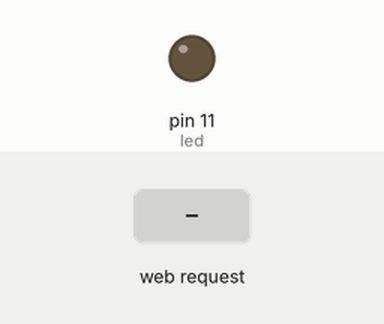
Simulated run of this sketch. Board: Arduino Uno, built for the host (arithmetic inside an expression is 32-bit, double 64-bit). Shown: output pins drawn as LEDs (lit = HIGH). The test bench sets the inputs (shaded band). WiFi joins after 1.5 s; servers stay silent unless stated; what the sketch prints to the serial monitor is not drawn.

Above: at 2.7 s.
2.8 s: HTTP request GET /?status=ON received
At 4.0 s:
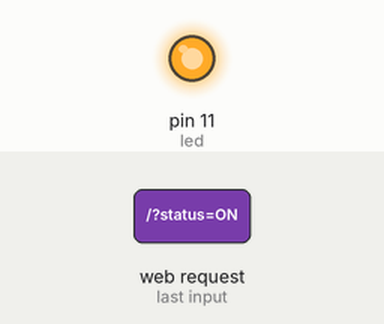
4.3 s: HTTP request GET /?status=OFF received
At 5.1 s:
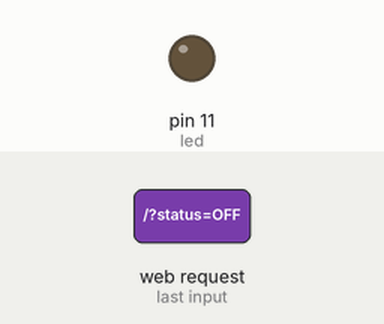
Timing chart, 0 to 7.3 s (numbered marks = the images above; inputs shaded):
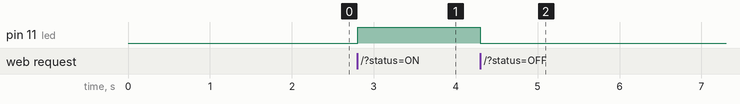

The sketch:

Project23_Internet_Controlled_LED.ino
```cpp
#include <SPI.h>
#include <Ethernet.h>
// MAC address for shield
byte mac[] = {0xDE, 0xAD, 0xBE, 0xEF, 0xFE, 0xED};
EthernetServer server(80); // Using port 80
int led = 11; // LED attached to pin 7

void setup()
{
pinMode(led, OUTPUT); // LED set as an output
Ethernet.begin(mac); // Start the Ethernet shield
server.begin();
Serial.begin(9600); // Start serial communication
Serial.println("Server address:"); // Print server address
// (Arduino shield)
Serial.println(Ethernet.localIP());
}

void loop()
{
EthernetClient client = server.available();
  if (client) {
  boolean currentLineIsBlank = true;
  String buffer = "";
  while (client.connected()) {
    if (client.available()) {
      char c = client.read(); // Read from the Ethernet shield
      buffer += c; // Add character to string buffer
      // Client sent request, now waiting for response
      if (c == '\n' && currentLineIsBlank) {
        client.println("HTTP/1.1 200 OK"); // HTTP response
        client.println("Content-Type: text/html");
        client.println(); // HTML code
        client.print("<center><br><h1>Internet Controlled LED</h1><br><br><br><FORM>");
        client.print("<P> <INPUT type=\"submit\" name=\"status\"value=\"ON\">");
        client.print("<P> <INPUT type=\"submit\" name=\"status\"value=\"OFF\">");
        client.print("</FORM></center>");
break;
}
if (c == '\n') {
currentLineIsBlank = true;
buffer = "";
}
else if (c == '\r') { // Command from webpage
// Did the on button get pressed
if (buffer.indexOf("GET /?status=ON") >= 0)
digitalWrite(led, HIGH);
// Did the off button get pressed
if (buffer.indexOf("GET /?status=OFF") >= 0)
digitalWrite(led, LOW);
}
else {
currentLineIsBlank = false;
}
}
}
client.stop(); // End server
}
}
```

Measured:
- after the input at 2.8 s, pin 11 (led): LOW → HIGH at once
- after the input at 4.3 s, pin 11 (led): HIGH → LOW at once
